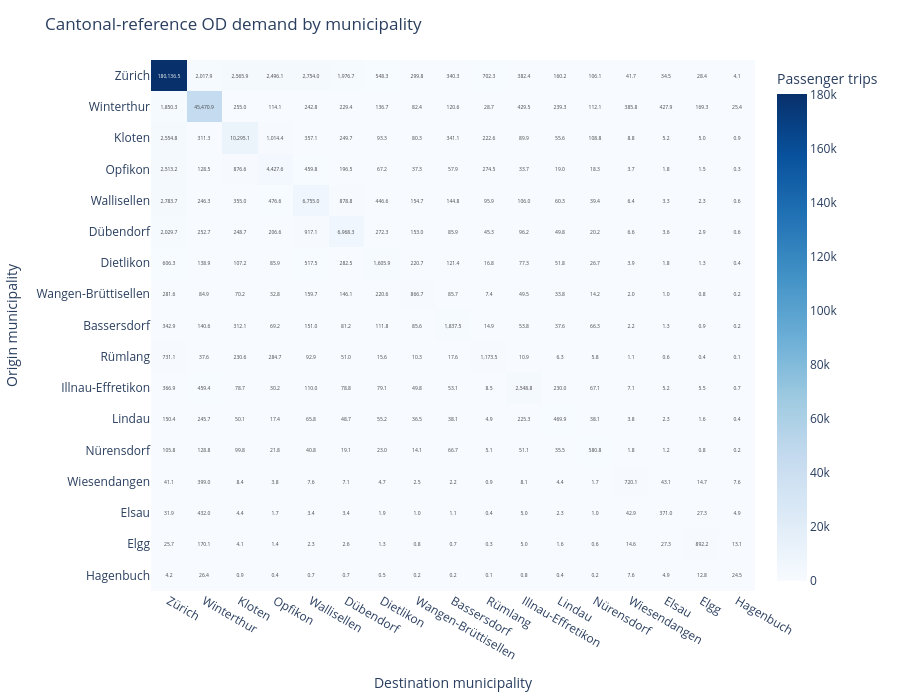

Write notebook code for a chart like this one.
### Markdown cell above
## 1.4 Baseline Passenger Demand & Desire Lines (tutorial/supporting task + mandatory task)

To understand where people travel along the Zürich–Winterthur corridor, we visualize **desire lines**  and **OD-matrices** at various levels of spatial resolution. 

Below, for instance, you can visualize how trips are distributed if we aggregate them by Municipality and therefore see which ones exhibit the strongest demand.

> **OD-inspection and model validation**
>
> The following analyses help assess whether the model produces plausible travel patterns before its outputs are used in later stages. Compare internal, inbound, outbound, and pass-through demand with independent evidence, such as observed transport data, official statistics, previous studies, CBA assumptions, or projects from earlier course editions.
>
> Differences between sources do not necessarily indicate an error, but they should be identified, investigated, and documented. Unexplained differences in demand may propagate through the analysis and affect modal shares, assigned traffic volumes, congestion levels, travel-time benefits, emissions, and ultimately the CBA results.
>

**IMPORTANT: these values represent peak-hour evening demand in the Canton of Zurich, i.e. only trips happening on a "regular" day between 17:00-18:00**

Here below, you can start inspecting the data by analysing the total number of trips happening between pairs of municipalities.

### Code cell
MUNICIPALITY_OD_FIGURE = tmi.municipality_od_explorer(
    ctx,
    p.CORRIDOR_MUNICIPALITIES,
)

display(MUNICIPALITY_OD_FIGURE)

### Figure 1 — Plotly figure (JSON) as saved in the notebook; plotly's stock layout.template omitted (floating-point values rounded to 4 significant figures; data arrays with more than 128 entries replaced by an {"elided": "..."} marker saying what was removed)
{"data": [{"colorbar": {"title": {"text": "Passenger trips"}}, "colorscale": [[0, "rgb(247,251,255)"], [0.125, "rgb(222,235,247)"], [0.25, "rgb(198,219,239)"], [0.375, "rgb(158,202,225)"], [0.5, "rgb(107,174,214)"], [0.625, "rgb(66,146,198)"], [0.75, "rgb(33,113,181)"], [0.875, "rgb(8,81,156)"], [1, "rgb(8,48,107)"]], "hovertemplate": "Origin: %{y}<br>Destination: %{x}<br>Peak-hour passenger trips: %{z:,.1f}<extra></extra>", "text": {"elided": "17x17 float values"}, "texttemplate": "%{text:,.1f}", "type": "heatmap", "x": ["Zürich", "Winterthur", "Kloten", "Opfikon", "Wallisellen", "Dübendorf", "Dietlikon", "Wangen-Brüttisellen", "Bassersdorf", "Rümlang", "Illnau-Effretikon", "Lindau", "Nürensdorf", "Wiesendangen", "Elsau", "Elgg", "Hagenbuch"], "y": ["Zürich", "Winterthur", "Kloten", "Opfikon", "Wallisellen", "Dübendorf", "Dietlikon", "Wangen-Brüttisellen", "Bassersdorf", "Rümlang", "Illnau-Effretikon", "Lindau", "Nürensdorf", "Wiesendangen", "Elsau", "Elgg", "Hagenbuch"], "z": {"elided": "17x17 float values"}}], "layout": {"height": 700, "margin": {"b": 20, "l": 20, "r": 20, "t": 60}, "title": {"text": "Cantonal-reference OD demand by municipality"}, "xaxis": {"title": {"text": "Destination municipality"}}, "yaxis": {"autorange": "reversed", "title": {"text": "Origin municipality"}}}}
